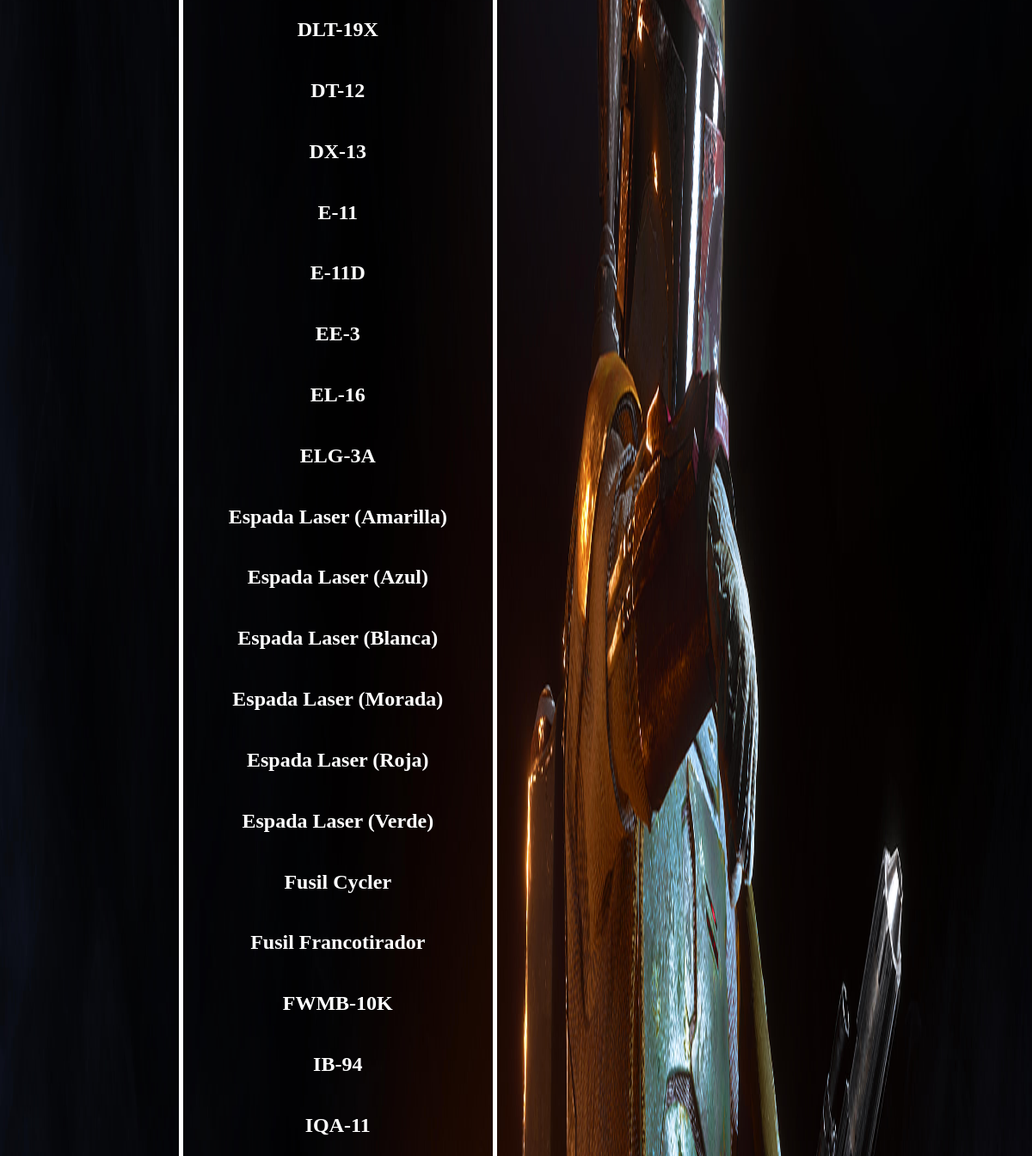
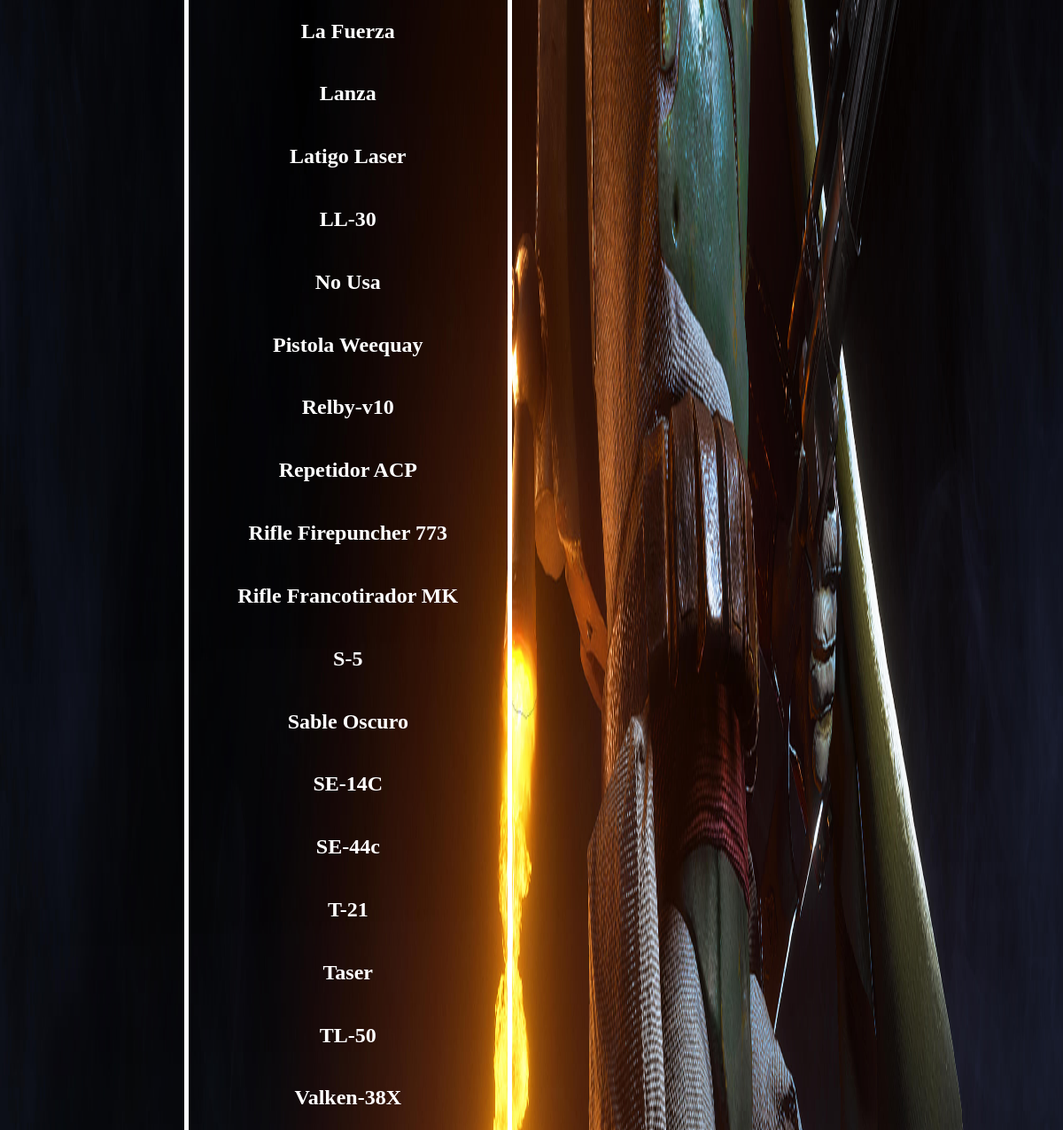
Before: /ver_arma.php (middle part) with the older database file (2 pictures, top to bottom).
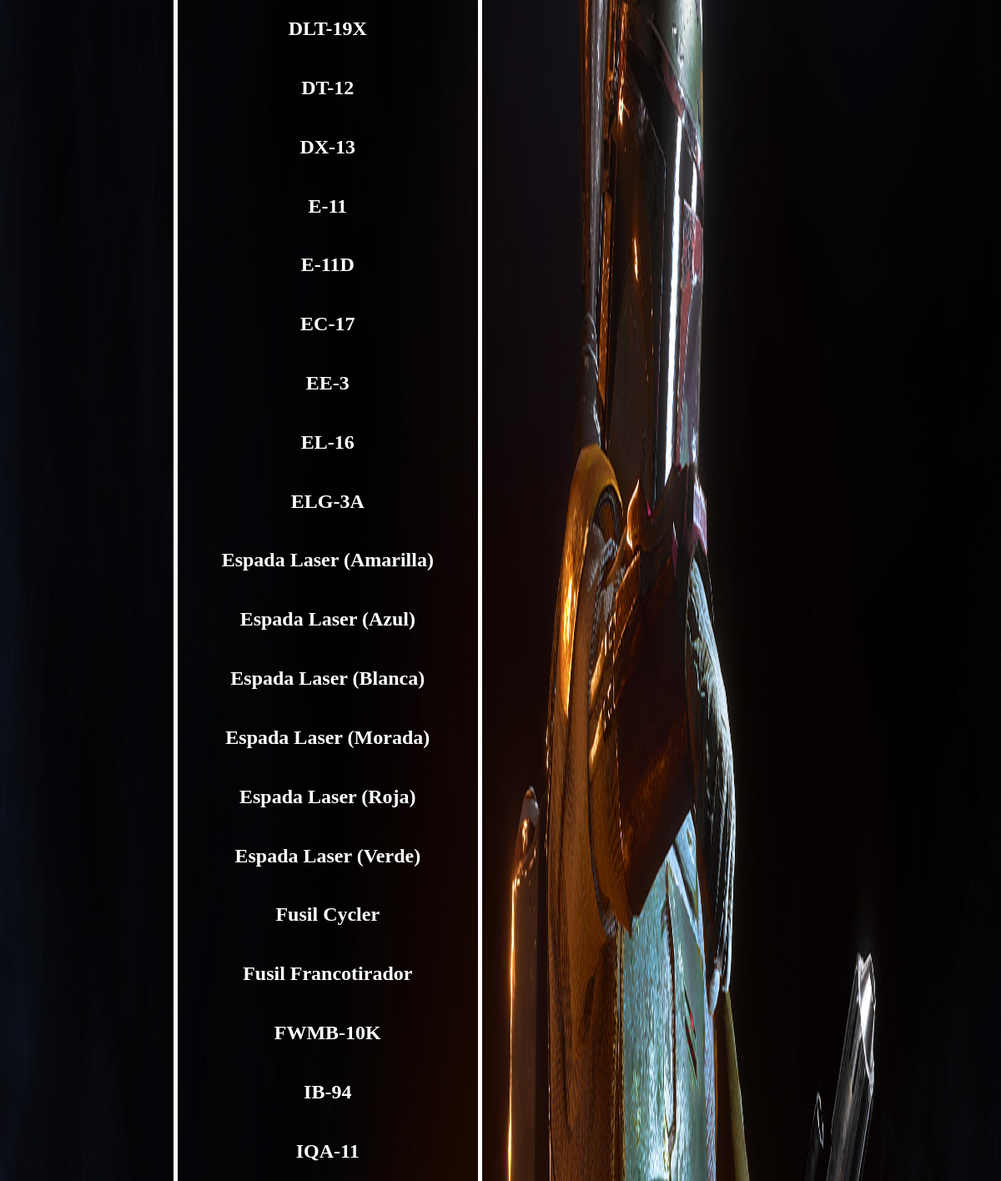
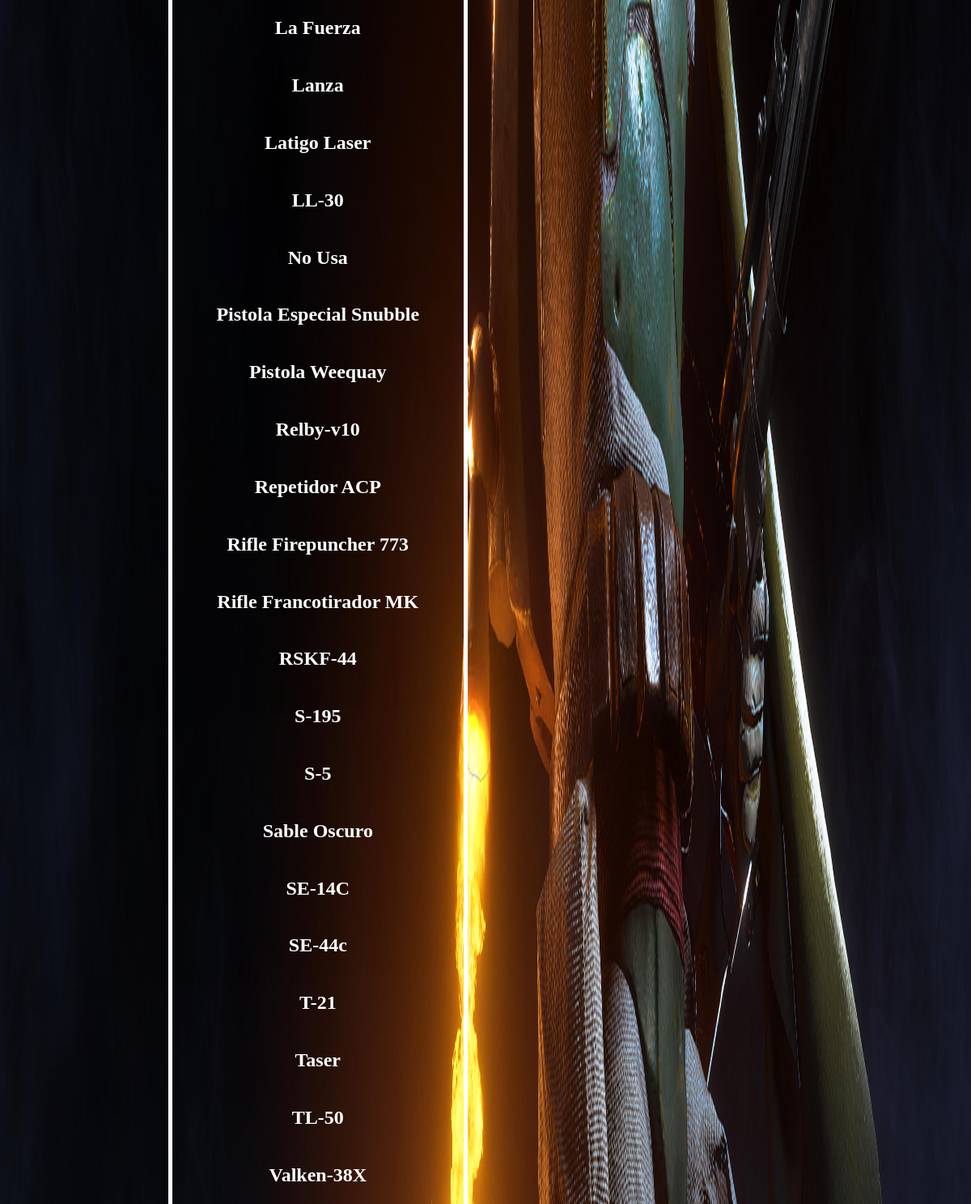
After: the same page with the newer database file (2 pictures, top to bottom).
### tables this page shows
CREATE TABLE `arma` (
  `id` int(11) NOT NULL,
  `nombre` varchar(50) DEFAULT NULL
);

### ver_arma.php (the view, shortened to what this page needs)
<!DOCTYPE html>
<html lang="en">
<head>
    <link rel="stylesheet" href="Estilos/armas.css">
</head>
<body>
</body>
</html>
<?php
include('conexion.php');
?>
<table>
<?php
$nombre = $_POST["nombre"] ;
$sql="SELECT * FROM arma where nombre like '%$nombre%'";
$result=mysqli_query($conexion,$sql);
while($mostrar=mysqli_fetch_array($result))
{
?>
<tr style="text-align: center;">
	    <td  style="color:white";><h2><?php echo $mostrar['nombre'] ?></h2></td>
</tr>
<?php
}
?>

Changed rows visible on the page:
added arma: nombre "EC-17"
added arma: nombre "Pistola Especial Snubble"
added arma: nombre "RSKF-44"
added arma: nombre "S-195"
